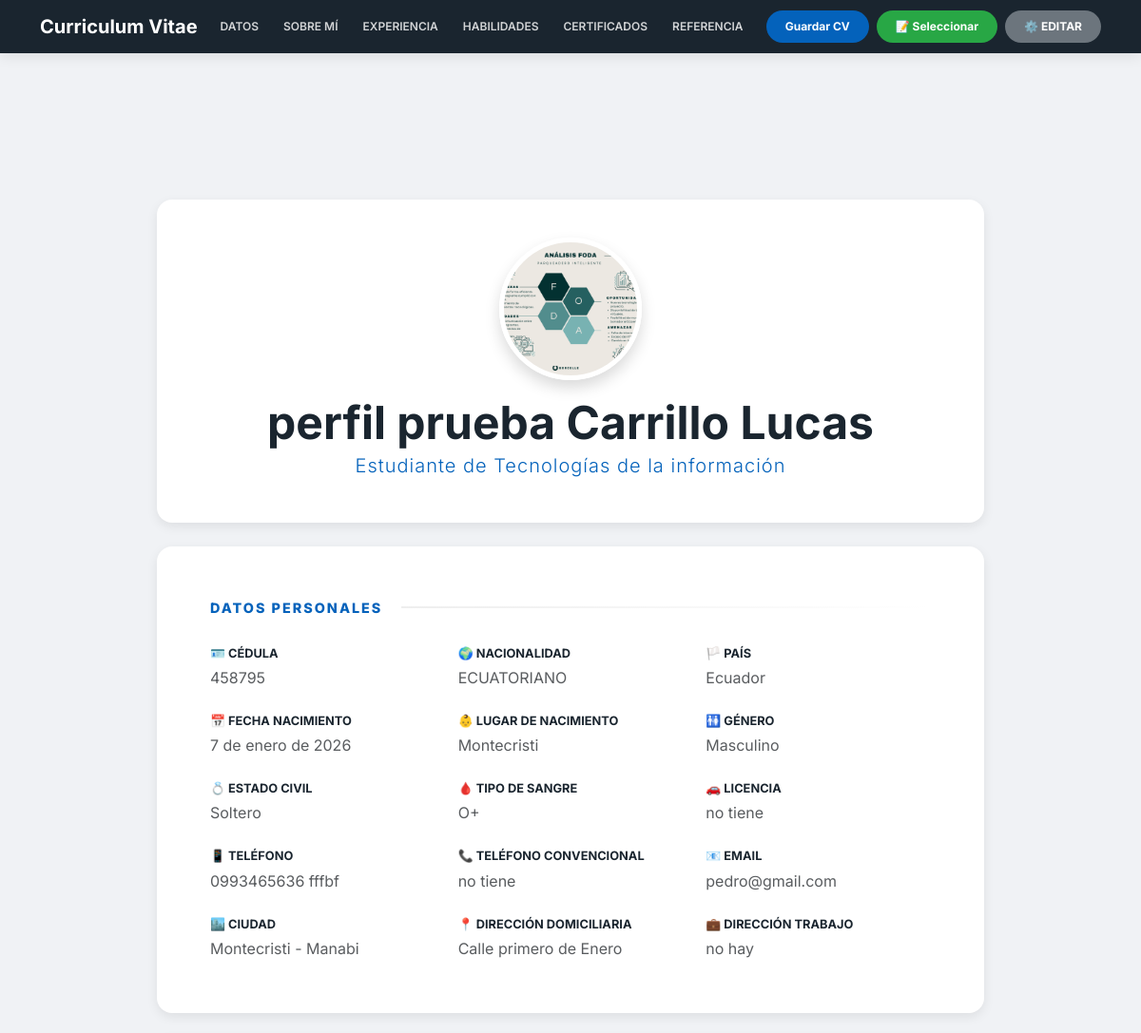
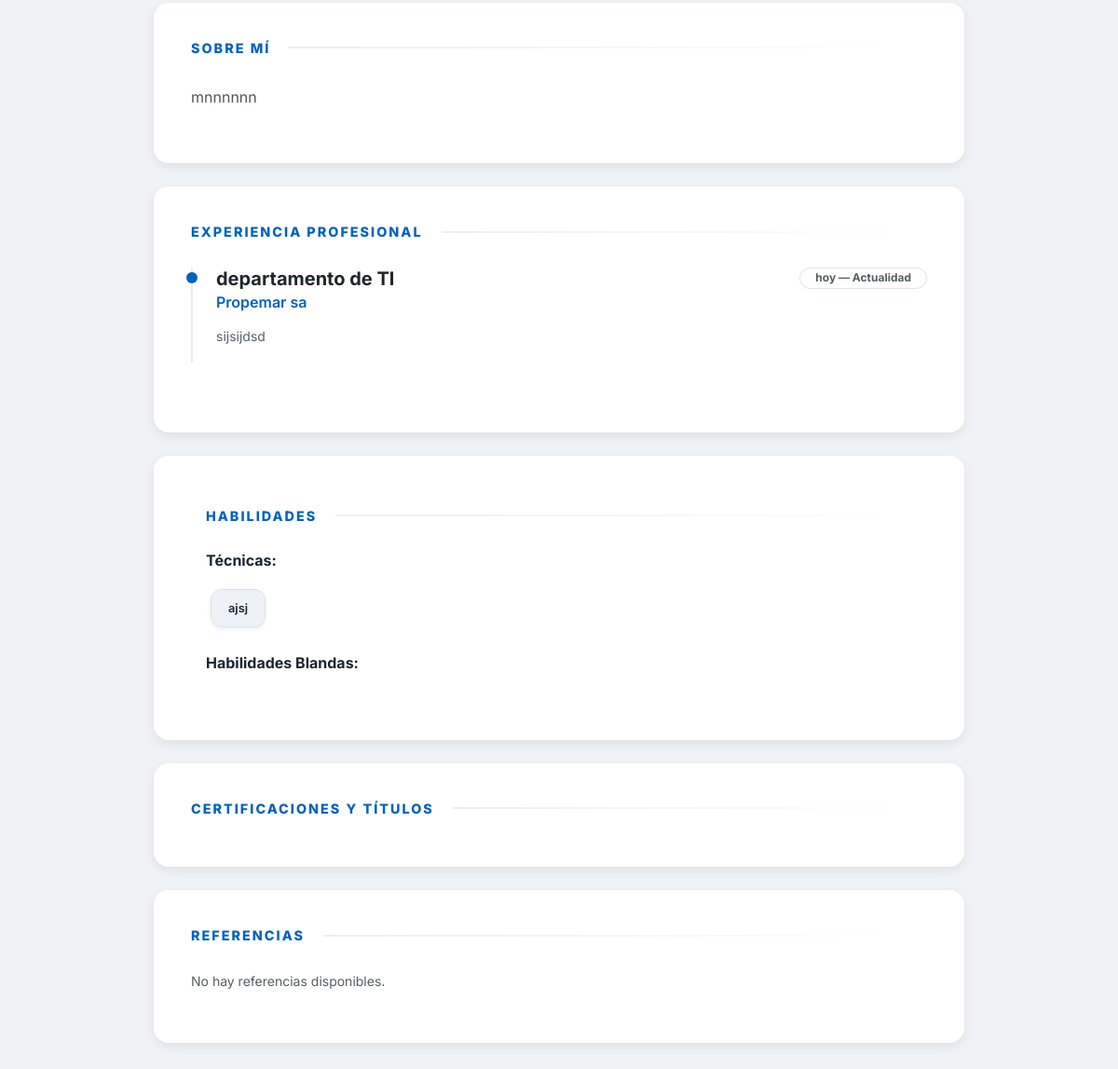
The page / on the database its author committed (2 pictures, top to bottom).
### cv/models.py (models this page shows, shortened)
class Perfil(models.Model):
    nombre = models.CharField(max_length=100)
    apellido = models.CharField(max_length=100)
    profesion = models.CharField(max_length=100)
    ciudad = models.CharField(max_length=100, blank=True)
    pais = models.CharField(max_length=100, blank=True)
    email = models.EmailField()
    telefono = models.CharField(max_length=20, blank=True)
    bio = models.TextField()
    nacionalidad = models.CharField(max_length=100, blank=True, null=True)
    lugarnacimiento = models.CharField(max_length=100, blank=True, null=True)
    fechanacimiento = models.DateField(null=True, blank=True)
    numerocedula = models.CharField(max_length=20, blank=True, null=True)
    sexo = models.CharField(max_length=20, blank=True, null=True)
    estadocivil = models.CharField(max_length=50, blank=True, null=True)
    licenciaconducir = models.CharField(max_length=50, blank=True, null=True)
    telefonoconvencional = models.CharField(max_length=20, blank=True, null=True)
    direcciondomiciliaria = models.CharField(max_length=255, blank=True, null=True)
    tiposangre = models.CharField(max_length=10, blank=True, null=True)
    direcciontrabajo = models.CharField(max_length=255, blank=True, null=True)
    foto = models.ImageField(upload_to='perfil/', null=True, blank=True)

class Experiencia(models.Model):
    perfil = models.ForeignKey(Perfil, on_delete=models.CASCADE, related_name='experiencias', null=True)
    empresa = models.CharField(max_length=100)
    cargo = models.CharField(max_length=100)
    inicio = models.CharField(max_length=20)
    fin = models.CharField(max_length=20, default="Actualidad")
    logros = models.TextField()
    class Meta:
        ordering = ['-inicio']  # ← MÁS RECIENTE PRIMERO

class Habilidad(models.Model):
    perfil = models.ForeignKey(Perfil, on_delete=models.CASCADE, related_name='habilidades', null=True)
    CATEGORIA_CHOICES = [
        ('T', 'Técnica'),
        ('B', 'Blanda'),
    ]
    nombre = models.CharField(max_length=50)
    categoria = models.CharField(max_length=1, choices=CATEGORIA_CHOICES, default='T')

### cv/views.py (the view)
# urls.py: 2. Add a URL to urlpatterns:  path('', views.home, name='home')
def home(request):
    perfil = Perfil.objects.order_by('-id').first()
    if not perfil:
        return render(request, 'cv/index.html', {'perfil': None})
    return ver_cv(request, perfil.id)

### cv/views.py (called while the page is built)
def ver_cv(request, perfil_id):
    perfil = get_object_or_404(Perfil, id=perfil_id)
    experiencias = (
        Experiencia.objects
        .filter(perfil=perfil)
        .order_by('-inicio', '-id')  # 👈 ajuste seguro
    )
    habilidades = Habilidad.objects.filter(perfil=perfil)
    referencias = Referencia.objects.filter(perfil=perfil)
    certificados = (
        Certificado.objects
        .filter(perfil=perfil)
        .order_by('-fecha_obtencion')
    )
    contexto = {
        'perfil': perfil,
        'experiencias': experiencias,
        'habilidades': habilidades,
        'referencias': referencias,
        'certificados': certificados,
    }
    return render(request, 'cv/index.html', contexto)

### cv/templates/cv/index.html (shortened to what this page needs)
{% load static %}
<!DOCTYPE html>
<html lang="es">
<head>
    <link href="https://cdn.jsdelivr.net/npm/bootstrap@5.3.0/dist/css/bootstrap.min.css" rel="stylesheet">
    <link rel="stylesheet" href="{% static 'cv/style.css' %}">
</head>
<body>
<nav class="navbar navbar-expand-lg navbar-dark navbar-custom fixed-top d-print-none">
    <div class="container">
        <span class="navbar-brand fw-bold">Curriculum Vitae</span>
        <div class="collapse navbar-collapse" id="navbarNav">
            <ul class="navbar-nav me-auto text-center mb-3 mb-lg-0">
                <li class="nav-item"><a class="nav-link" href="#datos">Datos</a></li>
                <li class="nav-item"><a class="nav-link" href="#sobre-mi">Sobre Mí</a></li>
                <li class="nav-item"><a class="nav-link" href="#experiencia">Experiencia</a></li>
                <li class="nav-item"><a class="nav-link" href="#habilidades">Habilidades</a></li>
                <li class="nav-item"><a class="nav-link" href="#certificados">Certificados</a></li>
                <li class="nav-item"><a class="nav-link" href="#referencias">Referencia</a></li>
            </ul>
            <div class="text-center d-flex flex-wrap gap-2 justify-content-center">
                <button onclick="window.print()" class="btn btn-download flex-fill flex-lg-grow-0">Guardar CV</button>
                <button onclick="abrirSelectorImpresion()" class="btn btn-download flex-fill flex-lg-grow-0" style="background-color: #28a745 !important;">📝 Seleccionar</button>
                <button onclick="abrirEditor('/admin/cv/perfil/{{ perfil.id }}/change/')" class="btn btn-download flex-fill flex-lg-grow-0" style="background-color: #6c757d !important;">⚙️ EDITAR</button>
            </div>
        </div>
    </div>
</nav>
<div class="container cv-container">
    <div class="card card-custom text-center">
        <div class="mb-3">
            {% if perfil.foto %}
                <img src="{{ perfil.foto.url }}" class="rounded-circle shadow mx-auto d-block"
                     style="width: 150px; height: 150px; object-fit: cover; border: 5px solid white;">
            {% else %}
                <div class="rounded-circle d-inline-block text-white shadow mx-auto"
                     style="width: 100px; height: 100px; line-height: 100px; font-size: 2.5rem; font-weight: bold; background-color: var(--primary-color) !important;">
                    {{ perfil.nombre|slice:":1" }}{{ perfil.apellido|slice:":1" }}
                </div>
            {% endif %}
        </div>
        <h1 class="display-5 fw-bold mb-1" style="color: var(--primary-color);">{{ perfil.nombre }} {{ perfil.apellido }}</h1>
        <p class="h5 fw-light" style="color: var(--accent-color); letter-spacing: 1px;">{{ perfil.profesion }}</p>
    </div>
    {% include 'cv/datos.html' %}
    {% include 'cv/sobre_mi.html' %}
    {% include 'cv/experiencia.html' %}
    {% include 'cv/habilidades.html' %}
    {% include 'cv/certificados.html' %}
    {% include 'cv/referencias.html' %}
</div>
</body>
</html>

### cv/templates/cv/datos.html
<div id="datos" class="card card-custom mb-4">
    <div class="card-body">
        <h3 class="section-title">DATOS PERSONALES</h3>
        <div class="row g-4">
            <div class="col-md-4">
                <p class="mb-1 text-uppercase fw-bold" style="font-size: 0.8rem; color: var(--primary-color);">🪪 Cédula</p>
                <p class="mb-0 text-muted">{{ perfil.numerocedula }}</p>
            </div>
            <div class="col-md-4">
                <p class="mb-1 text-uppercase fw-bold" style="font-size: 0.8rem; color: var(--primary-color);">🌍 Nacionalidad</p>
                <p class="mb-0 text-muted">{{ perfil.nacionalidad }}</p>
            </div>
            <div class="col-md-4">
                <p class="mb-1 text-uppercase fw-bold" style="font-size: 0.8rem; color: var(--primary-color);">🏳️ País</p>
                <p class="mb-0 text-muted">{{ perfil.pais }}</p>
            </div>
            <div class="col-md-4">
                <p class="mb-1 text-uppercase fw-bold" style="font-size: 0.8rem; color: var(--primary-color);">📅 Fecha Nacimiento</p>
                <p class="mb-0 text-muted">{{ perfil.fechanacimiento }}</p>
            </div>
            <div class="col-md-4">
                <p class="mb-1 text-uppercase fw-bold" style="font-size: 0.8rem; color: var(--primary-color);">👶 Lugar de Nacimiento</p>
                <p class="mb-0 text-muted">{{ perfil.lugarnacimiento }}</p>
            </div>
            <div class="col-md-4">
                <p class="mb-1 text-uppercase fw-bold" style="font-size: 0.8rem; color: var(--primary-color);">🚻 Género</p>
                <p class="mb-0 text-muted">{{ perfil.sexo }}</p>
            </div>
            <div class="col-md-4">
                <p class="mb-1 text-uppercase fw-bold" style="font-size: 0.8rem; color: var(--primary-color);">💍 Estado Civil</p>
                <p class="mb-0 text-muted">{{ perfil.estadocivil }}</p>
            </div>
            <div class="col-md-4">
                <p class="mb-1 text-uppercase fw-bold" style="font-size: 0.8rem; color: var(--primary-color);">🩸 Tipo de Sangre</p>
                <p class="mb-0 text-muted">{{ perfil.tiposangre }}</p>
            </div>
            <div class="col-md-4">
                <p class="mb-1 text-uppercase fw-bold" style="font-size: 0.8rem; color: var(--primary-color);">🚗 Licencia</p>
                <p class="mb-0 text-muted">{{ perfil.licenciaconducir }}</p>
            </div>
            <div class="col-md-4">
                <p class="mb-1 text-uppercase fw-bold" style="font-size: 0.8rem; color: var(--primary-color);">📱 Teléfono</p>
                <p class="mb-0 text-muted">{{ perfil.telefono }}</p>
            </div>
            <div class="col-md-4">
                <p class="mb-1 text-uppercase fw-bold" style="font-size: 0.8rem; color: var(--primary-color);">📞 Teléfono Convencional</p>
                <p class="mb-0 text-muted">{{ perfil.telefonoconvencional }}</p>
            </div>
            <div class="col-md-4">
                <p class="mb-1 text-uppercase fw-bold" style="font-size: 0.8rem; color: var(--primary-color);">📧 Email</p>
                <p class="mb-0 text-muted" style="word-break: break-all;">{{ perfil.email }}</p>
            </div>
            <div class="col-md-4">
                <p class="mb-1 text-uppercase fw-bold" style="font-size: 0.8rem; color: var(--primary-color);">🏙️ Ciudad</p>
                <p class="mb-0 text-muted">{{ perfil.ciudad }}</p>
            </div>
            <div class="col-md-4">
                <p class="mb-1 text-uppercase fw-bold" style="font-size: 0.8rem; color: var(--primary-color);">📍 Dirección Domiciliaria</p>
                <p class="mb-0 text-muted">{{ perfil.direcciondomiciliaria }}</p>
            </div>
            <div class="col-md-4">
                <p class="mb-1 text-uppercase fw-bold" style="font-size: 0.8rem; color: var(--primary-color);">💼 Dirección Trabajo</p>
                <p class="mb-0 text-muted">{{ perfil.direcciontrabajo }}</p>
            </div>
        </div>
    </div>
</div>

### cv/templates/cv/sobre_mi.html
<div class="card card-custom" id="sobre-mi">
    <h3 class="section-title">Sobre Mí</h3>
    <div style="text-align: justify; line-height: 1.8; color: #555;">{{ perfil.bio|linebreaks }}</div>
</div>

### cv/templates/cv/experiencia.html
<div class="card card-custom" id="experiencia">
    <h3 class="section-title">Experiencia Profesional</h3>
    {% for exp in experiencias %}
    <div class="exp-item">
        <div class="d-flex justify-content-between align-items-start flex-wrap mb-1">
            <h5 class="fw-bold mb-0 text-dark">{{ exp.cargo }}</h5>
            <span class="badge rounded-pill border text-muted bg-white px-3">{{ exp.inicio }} — {{ exp.fin }}</span>
        </div>
        <h6 class="mb-3" style="color: var(--accent-color); font-weight: 600;">{{ exp.empresa }}</h6>
        <div class="text-muted small" style="line-height: 1.6;">{{ exp.logros|linebreaks }}</div>
    </div>
    {% endfor %}
</div>

### cv/templates/cv/habilidades.html (shortened to what this page needs)
<div class="card card-custom" id="habilidades">
    <div class="card-body">
        <h3 class="section-title">Habilidades</h3>
        <div class="mb-4">
            <h6 class="fw-bold mb-3" style="color: var(--primary-color);">Técnicas:</h6>
            <div class="d-flex flex-wrap gap-2">
                {% for hab in perfil.habilidades.all %}
                    {% if hab.categoria == 'T' %}
                        <span class="badge-skill shadow-sm">{{ hab.nombre }}</span>
                    {% endif %}
                {% endfor %}
            </div>
        </div>
        <div>
            <h6 class="fw-bold mb-3" style="color: var(--primary-color);">Habilidades Blandas:</h6>
        </div>
    </div>
</div>

### cv/static/cv/style.css (style rules this page uses)
:root { --primary-color: #1a252f; --accent-color: #0462bb; --bg-body: #f0f2f5; --card-shadow: 0 4px 12px rgba(0,0,0,0.08); --card-hover-shadow: 0 12px 24px rgba(0,0,0,0.15); }
body { background-color: var(--bg-body); font-family: 'Inter', sans-serif; color: #333; padding-top: 100px; scroll-behavior: smooth; }
.navbar-custom { background-color: var(--primary-color); box-shadow: 0 2px 15px rgba(0,0,0,0.1); }
.navbar-custom .nav-link { color: rgba(255,255,255,0.8) !important; font-size: 0.75rem; text-transform: uppercase; font-weight: 600; margin-right: 10px; }
.btn-download { background-color: var(--accent-color); color: #fff; border: none; font-weight: 700; font-size: 0.75rem; padding: 8px 20px; border-radius: 50px; transition: 0.3s; }
.cv-container { max-width: 900px; margin: 0 auto; padding-bottom: 60px; }
.card-custom { border: none; border-radius: 16px !important; margin-bottom: 25px; background: white; padding: 40px; box-shadow: var(--card-shadow); transition: all 0.3s ease-in-out; }
.section-title { font-size: 0.9rem; letter-spacing: 2px; text-transform: uppercase; color: var(--accent-color); font-weight: 800; margin-bottom: 30px; display: flex; align-items: center; }
.section-title::after { content: ""; flex: 1; height: 2px; background: linear-gradient(to right, #eee, transparent); margin-left: 20px; }
.badge-skill { background: #eef2f7; color: var(--primary-color); padding: 10px 18px; border-radius: 12px; font-size: 0.8rem; margin: 5px; display: inline-block; font-weight: 600; border: 1px solid #dee2e6; transition: 0.2s; }
.exp-item { position: relative; padding-left: 25px; border-left: 2px solid #e9ecef; margin-bottom: 35px; }
.exp-item::before { content: ""; position: absolute; left: -7px; top: 5px; width: 12px; height: 12px; border-radius: 50%; background: var(--accent-color); }
.cv-container { padding-left: 15px; padding-right: 15px; margin-top: 110px; }
.navbar-custom { transition: top 0.3s ease-in-out !important; }

### cv/templates/cv/index.html (style rules this page uses)
.navbar-custom { transition: top 0.3s ease-in-out !important; }
section, .card-custom[id] { scroll-margin-top: 90px; }
html { scroll-behavior: smooth; }

### rows shown on the page
Perfil: foto (picture), nombre "perfil prueba", apellido "Carrillo Lucas", profesion "Estudiante de Tecnologías de la información", numerocedula "458795", nacionalidad "ECUATORIANO", pais "Ecuador", fechanacimiento "7 de enero de 2026", lugarnacimiento "Montecristi", sexo "Masculino", estadocivil "Soltero", tiposangre "O+", licenciaconducir "no tiene", telefono "0993465636 fffbf", telefonoconvencional "no tiene", email "pedro@gmail.com", ciudad "Montecristi - Manabi", direcciondomiciliaria "Calle primero de Enero", direcciontrabajo "no hay", bio "mnnnnnn"
Experiencia: cargo "departamento de TI", inicio "hoy", fin "Actualidad", empresa "Propemar sa", logros "sijsijdsd"
Habilidad: nombre "ajsj"
